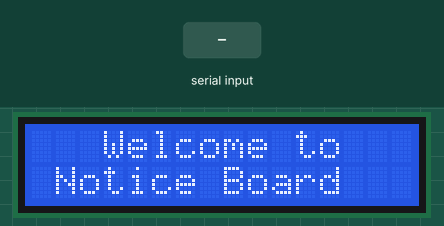
Simulated run of this sketch. Board: Arduino Uno, built with avr-gcc and run on an emulated ATmega328P. Parts: 16×2 character LCD. The test bench sets the inputs (shaded band).

Above: at 3.2 s.
3.3 s: "1" received over Serial
At 4.5 s:
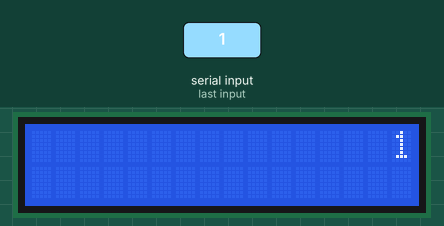
4.8 s: "0" received over Serial
At 5.7 s:
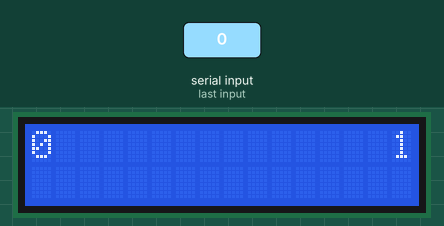
6.3 s: "2" received over Serial
At 6.9 s:
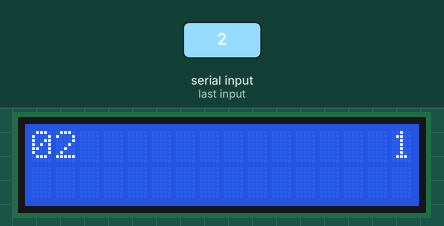
7.8 s: "1" received over Serial
At 9.0 s:
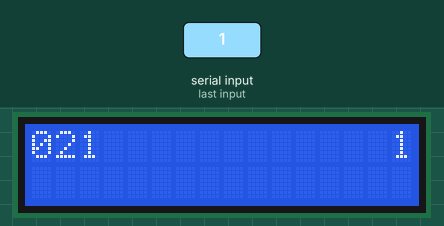
9.3 s: "0" received over Serial
At 10.4 s:
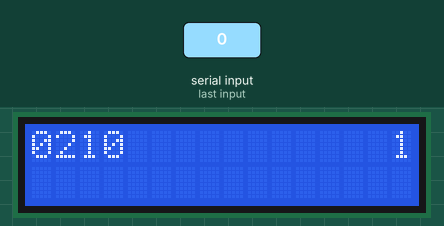
10.8 s: "2" received over Serial
At 11.5 s:
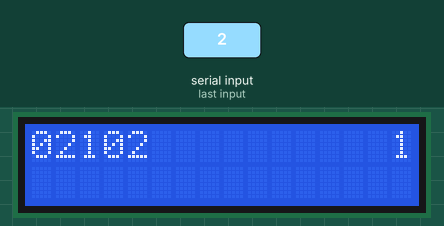
Timing chart, 0 to 13.3 s (numbered marks = the images above; inputs shaded):
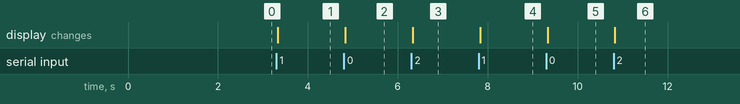

The sketch:

bluetooth-scrolling-lcd.ino
```cpp
#include <Wire.h>
#include <LiquidCrystal_I2C.h>

#define SLAVE_ADDRESS 0x08 // the default address of the module is 0x08

LiquidCrystal_I2C lcd(0x27, 16, 2); // initialize the lcd with address 0x27 for a 16 chars and 2 line display
char lcdText[17]; // create a buffer to store the text for the lcd
int scrollCounter = 0; // counter to track the position of the text
boolean welcomeDisplayed = false; // flag to indicate whether the welcome message has been displayed

void setup() {
 Wire.begin(); // start the i2c communication as master
 Serial.begin(9600); // start the serial communication

 // wait for connection with bluetooth module
 while (!Serial);

 // initialize the lcd
 lcd.init();
 lcd.backlight();

 // display welcome message
 lcd.setCursor(3, 0);
 lcd.print("Welcome to");
 lcd.setCursor(1, 1);
 lcd.print("Notice Board");
 delay(2000); // wait for 2 seconds before continuing
}

void loop() {
 // display scrolling text
 while (Serial.available()) {
    if (!welcomeDisplayed) {
      // clear the lcd if the welcome message was displayed
      lcd.clear();
      welcomeDisplayed = true;
    }

    char receivedChar = Serial.read();

    // add the received character to the lcdText buffer
    for (int i = 0; i < 15; i++) {
      lcdText[i] = lcdText[i + 1];
    }
    lcdText[15] = receivedChar; // add the received character to the end of the buffer

    // update the display based on the contents of the lcdText buffer
    for (int i = 0; i < 16; i++) {
      lcd.setCursor((i + scrollCounter) % 16, 0);
      lcd.write(lcdText[i]);
    }

    // increment the scroll counter and wrap it around if necessary
    scrollCounter++;
    if (scrollCounter >= 16) {
      scrollCounter = 0;
    }

    // delay to control the scrolling speed
    delay(100);
 }
}
```

Measured:
- after the input at 3.3 s, the display: changes at once (image 1)
- after the input at 4.8 s, the display: changes at once (image 2)
- after the input at 6.3 s, the display: changes at once (image 3)
- after the input at 7.8 s, the display: changes at once (image 4)
- after the input at 9.3 s, the display: changes at once (image 5)
- after the input at 10.8 s, the display: changes at once (image 6)
